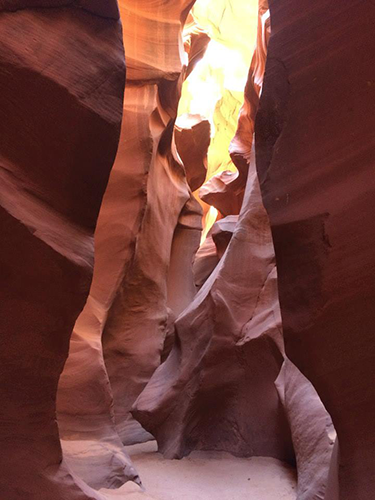
#> input picture dataset/antelopecanyon_03.png, 375 x 500 px, given in place of ead87, which was not available
$ python classify_texture.py --training dataset/antelopecanyon_03.png --test dataset/antelopecanyon_04.png   (Python 2 division)   (older library calls are emulated)
#> lines starting #> are read from the running program, lines starting #| are printed output that depends on the picture
# import the necessary packages
from sklearn.svm import LinearSVC
import argparse
import mahotas
import glob
import cv2

# construct the argument parse and parse the arguments
ap = argparse.ArgumentParser()
ap.add_argument("-d", "--training", required=True, help="Path to the dataset of textures")
ap.add_argument("-t", "--test", required=True, help="Path to the test images")
args = vars(ap.parse_args())

# initialize the data matrix and the list of labels
print "[INFO] extracting features..."
data = []
labels = []


# quiz3
image = cv2.imread("ead87")
#> image is the input picture: shape (500, 375, 3); mean B, G, R 59.4, 65.4, 112.2
image = cv2.cvtColor(image, cv2.COLOR_BGR2GRAY)
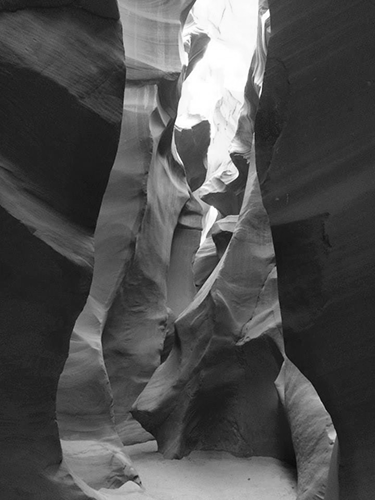
#> image: shape (500, 375); min 8, max 255, mean 78.7
#> (the run stopped early here; a loop or call above may not have finished)

$ run again, on dataset/antelopecanyon_04.png
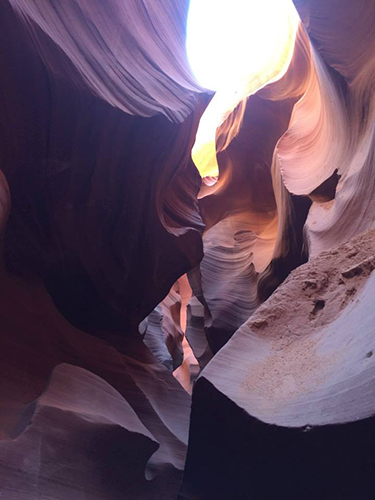
#> input picture dataset/antelopecanyon_04.png, 375 x 500 px, given in place of ead87, which was not available
#> image is the input picture: shape (500, 375, 3); mean B, G, R 96.4, 76.9, 97.4
#> `image = cv2.cvtColor(image, cv2.COLOR_BGR2GRAY)`:
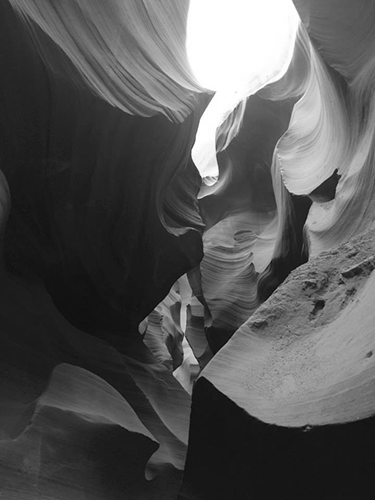
#> image: shape (500, 375); min 7, max 255, mean 85.3

$ run again, on dataset/antelopecanyon_05.png
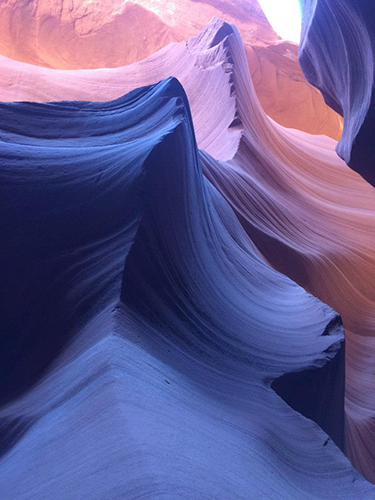
#> input picture dataset/antelopecanyon_05.png, 375 x 500 px, given in place of ead87, which was not available
#> image is the input picture: shape (500, 375, 3); mean B, G, R 143.9, 91.5, 100.3
#> `image = cv2.cvtColor(image, cv2.COLOR_BGR2GRAY)`:
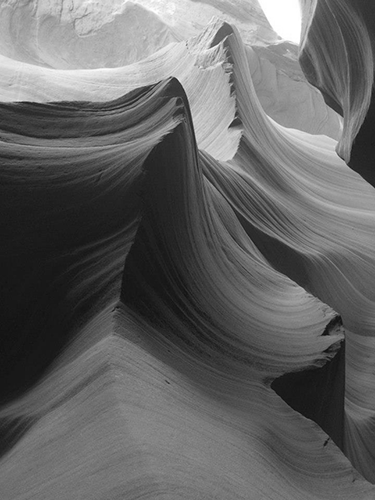
#> image: shape (500, 375); min 14, max 255, mean 100.1
